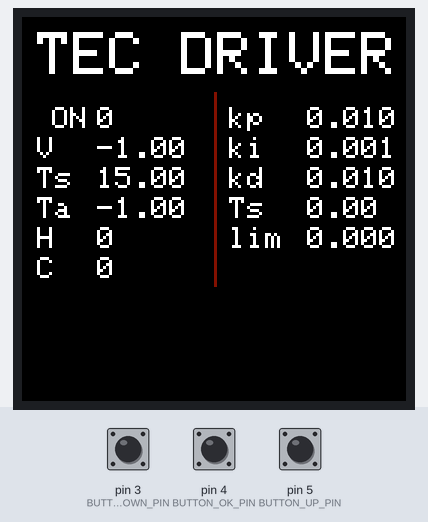
Simulated run of this sketch. Board: Arduino Nano, built with avr-gcc and run on an emulated ATmega328P. On the bench: 128×128 colour display. The inputs (shaded band) are chosen by the test bench; at power-on: pin 3 (BUTTON_DOWN_PIN) HIGH, pin 5 (BUTTON_UP_PIN) HIGH, pin 4 (BUTTON_OK_PIN) HIGH. What the sketch prints to the serial monitor is not drawn.

Above: at 3.1 s.
3.2 s: pin 3 (BUTTON_DOWN_PIN) pulled LOW for 1 s
At 4.5 s:
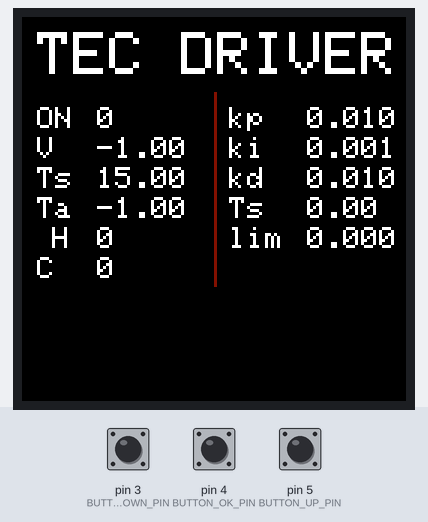
5.7 s: pin 5 (BUTTON_UP_PIN) pulled LOW for 3.2 s
At 9.4 s:
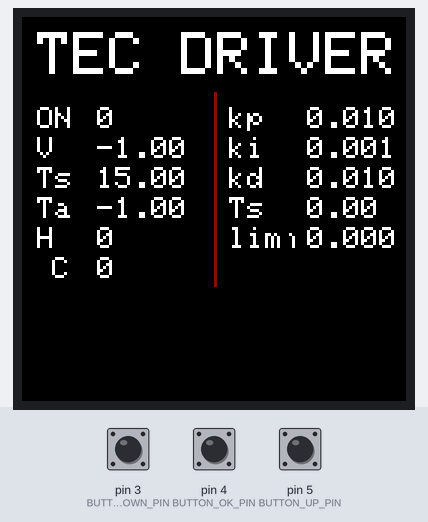
10.4 s: pin 4 (BUTTON_OK_PIN) pulled LOW for 3.2 s
15.1 s: pin 5 (BUTTON_UP_PIN) pulled LOW for 1 s
At 17.2 s:
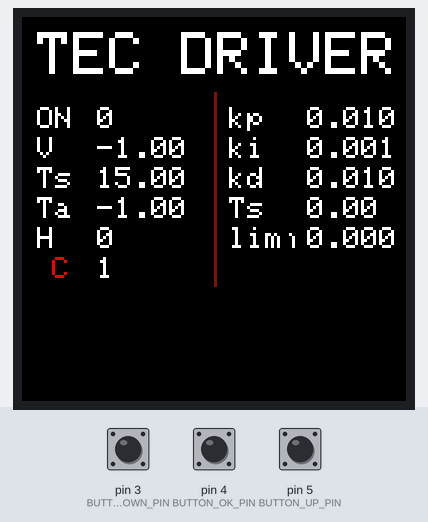
17.6 s: pin 4 (BUTTON_OK_PIN) pulled LOW for 0.15 s
19.2 s: pin 3 (BUTTON_DOWN_PIN) pulled LOW for 0.15 s
At 19.6 s:
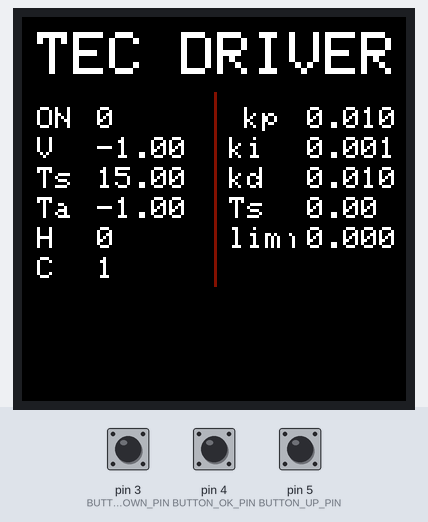
Timing chart, 0 to 21.8 s (numbered marks = the images above; inputs shaded):
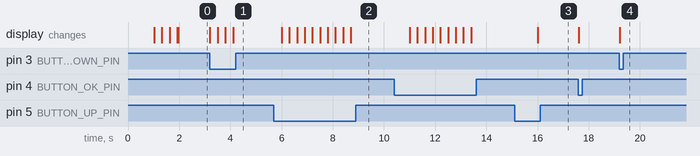

Measured:
- after the input at 3.2 s, the display: first changes at once (image 1 shows a later state)
- after the input at 5.7 s, the display: first changes after 0.31 s (image 2 shows a later state)
- after the input at 15.1 s, the display: changes after 0.91 s (image 3)
- after the input at 19.2 s, the display: changes at once (image 4)

The sketch:

TEC_logic.ino
```cpp
/*
Here is code for an arduino nano, which is master element of TEC driver for laser usage.
Project contains 1,5 RGB OLED display, Keyboard, taht will be used as user interfaces and using serial comunication (UART) with TEC driver PCB will send and recieve data form the driver.


Author: mgr. inż. Mateusz Sikorski
December 2025

*/

#include <Adafruit_GFX.h>
#include <Adafruit_SSD1351.h>
#include <SPI.h>
#include <string.h>

//PIN Definitions
#define BUTTON_UP_PIN 5
#define BUTTON_OK_PIN 4
#define BUTTON_DOWN_PIN 3
#define UART_TIMEOUT_MS 1000

#define SCLK 13
#define MOSI 11
#define DC   8
#define CS   10
#define RST  9

// ---- OBIEKT OLED ----
Adafruit_SSD1351 display = Adafruit_SSD1351(128, 128, &SPI, CS, DC, RST);

// ----- Software definitions -----
#define ROWS_IN_FIRST_COLUMN 5
#define ALL_DATA_NUMBER 11
#define NAME_AND_DATA_SPACING 20 //pixels
#define MENU_CHOICE_SPACING 5 //PIXELS

int x [ALL_DATA_NUMBER] = {5,5,5,5,5,5, 69,69,69,69,69};
int y [ALL_DATA_NUMBER] = {30,40,50,60,70,80 , 30,40,50,60,70};
String name[ALL_DATA_NUMBER] = {"ON" , "V", "Ts", "Ta", "H", "C" , "kp", "ki","kd","Ts","lim"};
int firstCycleFlag = 1;

//ENUMS
enum class Button { // BUTTON ENUMERATION
  NONE,
  UP,
  OK,
  DOWN
};


uint8_t editMode = 0 ;// var for change of parameters through keyboard. aim is when goes to to send the data
uint8_t curretDataNumber = 0 ;// var "coursor" inicating which parameter we are changing
float modifyDelta[ALL_DATA_NUMBER] = {0,0,0.1,0,1,1,   0.1,0.1,0.1,0.5,0.1};
void sendPIDparameters(int amount);

//TEC STATUS PARAMETERS TABLES [ACTUAL, PREVIOUS]
bool pidON[2] = {0,1}; //[ACTUAL, PREVIOUS]
float vdc[2] = {-1,1}; //READ ONLY [ACTUAL, PREVIOUS]
float setTemp[2] = {15,0}; //[ACTUAL, PREVIOUS]
float temp[2] = {-1,1}; //READ ONLY[ACTUAL, PREVIOUS]
uint16_t grz[2] = {0,1}; //[ACTUAL, PREVIOUS]
uint16_t hlo[2] = {0,1}; //[ACTUAL, PREVIOUS]

//TEC PID PARAMETERS TABLES [ACTUAL, PREVIOUS]
float kp[2] = {0.01,0}; //[ACTUAL, PREVIOUS]
float ki[2] = {0.001,0}; //[ACTUAL, PREVIOUS]
float kd[2] = {0.01,0}; //[ACTUAL, PREVIOUS]
float Ts[2] = {0,1}; //[ACTUAL, PREVIOUS]
float li[2] = {0,1}; //[ACTUAL, PREVIOUS]


//functions definitions
int modifyParametrer(int dataNumber, int mode); //mode is 1 or -1 as multiplier for increasing/ decreasing
Button buttonDetection();
void buttonCallback(Button button);
bool uartReadLine(char *buf, size_t maxLen, uint32_t timeout);
bool tecGetStatus();
void updateDisplay(Button button);
void drawValue(int idx, const char *txt);

void setup() {

//PIN Init
pinMode(BUTTON_UP_PIN, INPUT_PULLUP); //Buttons init for pullup LOW = Button PRESSED
pinMode(BUTTON_OK_PIN, INPUT_PULLUP);
pinMode(BUTTON_DOWN_PIN, INPUT_PULLUP);

Serial.begin(115200);

tecGetStatus();

//DISPLAY INIT
display.begin();
display.setRotation(3);
display.fillScreen(0x0000);  // czarny
delay(20);
  display.setTextSize(2);
  display.setTextColor(0xFFFF); // biały
  display.setCursor(5, 5);
  display.println("TEC DRIVER");

 for(int i=30 ; i<90 ; i++) //LINE ANIMATION
 {
  delay(15);
  display.drawLine(64, 25, 64, i, 0x808080);
 }

   for(int i  = 0 ; i < ALL_DATA_NUMBER ; i++) // print data NAMES on display
  {
  display.setTextSize(1);
  display.setCursor(i == 0 ? x[i]+MENU_CHOICE_SPACING : x[i], y[i]);
  display.setTextColor(0xFFFF); // white
  display.print(name[i]);

  }
}

void loop() {
 Button button = buttonDetection();
 buttonCallback(button);

  static uint32_t TEClastTime = 0;
  if(millis() - TEClastTime >5000)
{
  TEClastTime = millis();
  tecGetStatus();
}
updateDisplay(button);


 //SERIAL DEBUG INFO
if(button != Button::NONE)
  {
  Serial.print(" EM: ");
  Serial.print(editMode);
  Serial.print(" CURR DATA: ");
  Serial.print(curretDataNumber);
  Serial.print(" PID: ");
  Serial.print(pidON[0]);
  Serial.print(" VDC: ");
  Serial.print(vdc[0]);
  Serial.print(" setTemp: ");
  Serial.print(setTemp[0]);
  Serial.print(" temp: ");
  Serial.print(temp[0]);
  Serial.print(" grz: ");
  Serial.print(grz[0]);
  Serial.print(" hlo: ");
  Serial.print(hlo[0]);

  Serial.print("\n");
  }
}


void sendPIDparameters(int amount)
{
  if(amount <=3)
  {
  Serial.print("spp ");
  Serial.print(kp[0],6);
  Serial.print(" ");
  Serial.print(ki[0],6);
  Serial.print(" ");
  Serial.print(kd[0],6);
  Serial.print("\n");
  }
  else if(amount == 4)
  {
  {
  Serial.print("spp ");
  Serial.print(kp[0],6);
  Serial.print(" ");
  Serial.print(ki[0],6);
  Serial.print(" ");
  Serial.print(kd[0],6);
  Serial.print(" ");
  Serial.print(Ts[0],6);
  Serial.print("\n");
  }
  }
  else if(amount ==5)
  {
  Serial.print("spp ");
  Serial.print(kp[0],6);
  Serial.print(" ");
  Serial.print(ki[0],6);
  Serial.print(" ");
  Serial.print(kd[0],6);
  Serial.print(" ");
  Serial.print(Ts[0],6);
  Serial.print(" ");
  Serial.print(li[0],6);
  Serial.print("\n");
  }

}

int modifyParametrer(int dataNumber, int mode)
{
  switch(dataNumber)
  {
    case 0: // PID ON/OFF State
    pidON[0] = !pidON[0];
    if(pidON[0])
    Serial.print("trb 1\n");
    else
    Serial.print("trb 0\n");
    break;
    case 1:
  //read only VDC
    break;
    case 2:// SET TEMPERATURE
    setTemp[0] = setTemp[0]+=((float)mode*modifyDelta[dataNumber]);
    Serial.print("spt ");
    Serial.print(setTemp[0],2); //2 digits after separator
    Serial.print("\n");
    break;
    case 3:
  //read only
    break;
    case 4:
    grz[0] = (grz[0]+=(uint16_t)((float)mode*modifyDelta[dataNumber]+1024))%1024;
    Serial.print("grz ");
    Serial.print(grz[0]);
    Serial.print("\n");
    break;
    case 5:
    hlo[0] = (hlo[0]+=(uint16_t)((float)mode*modifyDelta[dataNumber]+1024))%1024;
    Serial.print("hlo ");
    Serial.print(hlo[0]);
    Serial.print("\n");
    break;


    case 6:
    kp[0] = kp[0]+=((float)mode*modifyDelta[dataNumber]);
    sendPIDparameters(3);
    break;
    case 7:
    ki[0] = ki[0]+=((float)mode*modifyDelta[dataNumber]);
    sendPIDparameters(3);
    break;
    case 8:
    kd[0] = kd[0]+=((float)mode*modifyDelta[dataNumber]);
    sendPIDparameters(3);
    break;
    case 9:
    Ts[0] = Ts[0]+=((float)mode*modifyDelta[dataNumber]);
    sendPIDparameters(4);
    break;
    case 10:
    li[0] = li[0]+=((float)mode*modifyDelta[dataNumber]);
    sendPIDparameters(5);
    break;
  }
  return 1;
}

Button buttonDetection()
{
  static uint32_t lastTime = 0;

  if (millis() - lastTime < 300)
    return Button::NONE;

  if (digitalRead(BUTTON_UP_PIN) == LOW) {
    lastTime = millis();
    return Button::UP;
  }

  if (digitalRead(BUTTON_OK_PIN) == LOW) {
    lastTime = millis();
    return Button::OK;
  }

  if (digitalRead(BUTTON_DOWN_PIN) == LOW) {
    lastTime = millis();
    return Button::DOWN;
  }

  return Button::NONE;
}
void buttonCallback(Button button)
{
  if(button == Button::NONE)
  return;
  if(editMode == 0)
  {
    switch(button)// scrolling through parameters
    {
      case Button::UP:
      curretDataNumber = (curretDataNumber + ALL_DATA_NUMBER - 1) % ALL_DATA_NUMBER;
      break;
      case Button::DOWN:
      curretDataNumber++;
      curretDataNumber= curretDataNumber%ALL_DATA_NUMBER;
      break;
      case Button::OK:
      editMode = 1;
      break;
    }
  }
  else //in parameter edition mode
  {
    switch(button)// scrolling through parameters
    {
      case Button::DOWN:
      //decrease value of parameter data[curretDataNumber]
      modifyParametrer(curretDataNumber, -1); //-1 == decreasing
      break;
      case Button::UP:
      //increase value of parameter data[curretDataNumber]
      modifyParametrer(curretDataNumber, 1); //1 == incereasing
      break;
      case Button::OK:
      editMode = 0;
      break;
    }

  }
}

bool uartReadLine(char *buf, size_t maxLen, uint32_t timeout)
{
    size_t idx = 0;
  uint32_t start = millis();

  while (millis() - start < timeout) {
    while (Serial.available()) {
      char c = Serial.read();
      if (c == '\r') continue;
      if (c == '\n') {
        buf[idx] = 0;
        Serial.print("RX: ");
        Serial.println(buf);
        return true;
      }
      if (idx < maxLen - 1) buf[idx++] = c;
    }
  }
  return false;
}

bool tecGetStatus()
{
  char line[128];

  Serial.print("gs?\n");

  if (!uartReadLine(line, sizeof(line), UART_TIMEOUT_MS))
    return false;

  char *p;

  // T
  p = strstr(line, "T");
  if (!p) return false;
  pidON[0] = atoi(p + 1);

  // VDC
  p = strstr(line, "VDC");
  if (!p) return false;
  vdc[0] = atof(p + 3);
  // Voltage range CLAMP //uart sometimes gives sh1t
if(vdc[0] < 0) vdc[0] = 0;
if(vdc[0] > 60) vdc[0] = 60;

  // NAST
  p = strstr(line, "NAST");
  if (!p) return false;
  if(editMode == 0)
    setTemp[0] = atof(p + 4);

  // TEMP
  p = strstr(line, "TEMP");
  if (!p) return false;
  temp[0] = atof(p + 4);

  // GRZ
  p = strstr(line, "GRZ");
  if (!p) return false;
  if(editMode == 0)
  grz[0] = (uint16_t)atoi(p + 3);

  // HLO
  p = strstr(line, "HLO");
  if (!p) return false;
  if(editMode == 0)
  hlo[0] = (uint16_t)atoi(p + 3);

  return true;
}

void drawValue(int idx, const char *txt) { //drawing a value deleting previous one
  // wyczyść tylko obszar wartości
  display.fillRect(
    x[idx] + NAME_AND_DATA_SPACING,
    y[idx],
    29,
    8,
    0x0000
  );
  display.setTextColor(0xffff);
  display.setCursor(x[idx]+NAME_AND_DATA_SPACING, y[idx]);
  display.print(txt);
}

void updateDisplay(Button button)
{
  char buf [12];
 //update changed data
 if (pidON[0] != pidON[1]) {
    sprintf(buf, "%d", pidON[0]);
    drawValue(0, buf);
    pidON[1]=pidON[0];
  }

  if (vdc[0] != vdc[1]) {
    dtostrf(vdc[0], 5, 2, buf);
    drawValue(1, buf);
    vdc[1] = vdc[0];
  }

  if (setTemp[0] != setTemp[1]) {
    dtostrf(setTemp[0], 5, 2, buf);
    drawValue(2, buf);
    setTemp[1] = setTemp[0];
  }

  if (temp[0] != temp[1]) {
    dtostrf(temp[0], 5, 2, buf);
    drawValue(3, buf);
    temp[1] = temp[0];
  }

  if (grz[0] != grz[1]) {
    sprintf(buf, "%d", grz[0]);
    drawValue(4, buf);
    grz[1] = grz[0];
  }

  if (hlo[0] != hlo[1]) {
    sprintf(buf, "%d", hlo[0]);
    drawValue(5, buf);
    hlo[1] = hlo[0];
  }

  // ---- PID ----

  if (kp[0] != kp[1]) {
    dtostrf(kp[0], 6, 3, buf);
    drawValue(6, buf);
    kp[1] = kp[0];
  }

  if (ki[0] != ki[1]) {
    dtostrf(ki[0], 6, 3, buf);
    drawValue(7, buf);
    ki[1] = ki[0];
  }

  if (kd[0] != kd[1]) {
    dtostrf(kd[0], 6, 3, buf);
    drawValue(8, buf);
    kd[1] = kd[0];
  }

  if (Ts[0] != Ts[1]) {
    dtostrf(Ts[0], 5, 2, buf);
    drawValue(9, buf);
    Ts[1] = Ts[0];
  }

  if (li[0] != li[1]) {
    dtostrf(li[0], 6, 3, buf);
    drawValue(10, buf);
    li[1] = li[0];
  }

  if( button == Button::DOWN && editMode == 0)
  {
    display.fillRect(x[(curretDataNumber+ALL_DATA_NUMBER-1)%ALL_DATA_NUMBER], y[(curretDataNumber+ALL_DATA_NUMBER-1)%ALL_DATA_NUMBER], NAME_AND_DATA_SPACING, 10  , 0x0000);
    display.fillRect(x[curretDataNumber], y[curretDataNumber], NAME_AND_DATA_SPACING, 10  , 0x0000);
    display.setCursor(x[(curretDataNumber+ALL_DATA_NUMBER-1)%ALL_DATA_NUMBER], y[(curretDataNumber+ALL_DATA_NUMBER-1)%ALL_DATA_NUMBER]);
    display.println(name[(curretDataNumber+ALL_DATA_NUMBER-1)%ALL_DATA_NUMBER]);

    display.setCursor(x[curretDataNumber]+MENU_CHOICE_SPACING, y[curretDataNumber]);
    display.println(name[curretDataNumber]);
  }
  else if (button == Button::UP && editMode == 0)
  {
    display.fillRect(x[(curretDataNumber+ALL_DATA_NUMBER+1)%ALL_DATA_NUMBER], y[(curretDataNumber+ALL_DATA_NUMBER+1)%ALL_DATA_NUMBER], NAME_AND_DATA_SPACING, 10  , 0x0000);
    display.fillRect(x[curretDataNumber], y[curretDataNumber], NAME_AND_DATA_SPACING, 10  , 0x0000);
    display.setCursor(x[(curretDataNumber+ALL_DATA_NUMBER+1)%ALL_DATA_NUMBER], y[(curretDataNumber+ALL_DATA_NUMBER+1)%ALL_DATA_NUMBER]);
    display.println(name[(curretDataNumber+ALL_DATA_NUMBER+1)%ALL_DATA_NUMBER]);

    display.setCursor(x[curretDataNumber]+MENU_CHOICE_SPACING, y[curretDataNumber]);
    display.println(name[curretDataNumber]);
  }
  else if (button == Button::OK)
  {
    display.fillRect(x[curretDataNumber], y[curretDataNumber], NAME_AND_DATA_SPACING, 10  , 0x0000);
    if(editMode == 1)
    display.setTextColor(0xF000);
    if(editMode == 0)
    display.setTextColor(0xFFFF);

    display.setCursor(x[curretDataNumber]+MENU_CHOICE_SPACING, y[curretDataNumber]);
    display.println(name[curretDataNumber]);
  }

}
```
